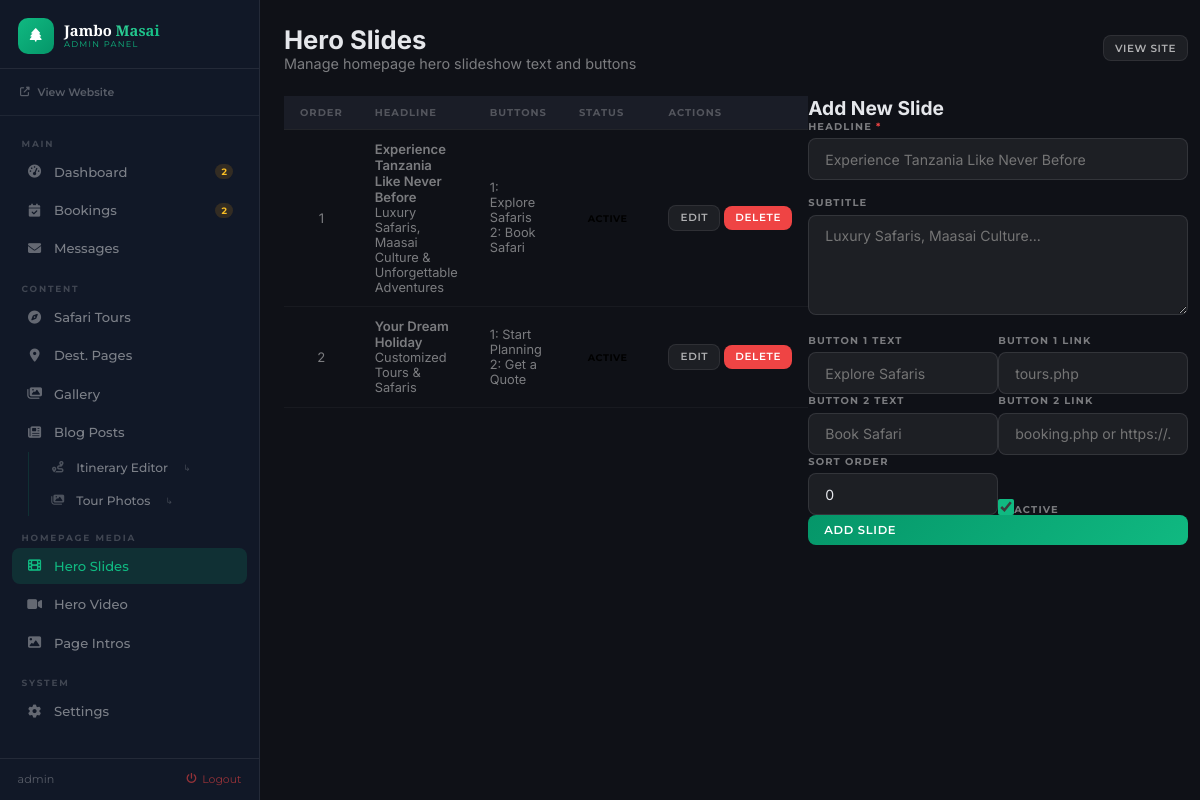
Page /admin/hero-slides.php (signed in) on the committed database.
### tables this page shows
CREATE TABLE IF NOT EXISTS hero_slides (
  id         INT UNSIGNED AUTO_INCREMENT PRIMARY KEY,
  headline   VARCHAR(250) NOT NULL,
  subtitle   VARCHAR(400),
  btn1_text  VARCHAR(80),
  btn1_link  VARCHAR(300),
  btn2_text  VARCHAR(80),
  btn2_link  VARCHAR(300),
  sort_order TINYINT NOT NULL DEFAULT 0,
  active     TINYINT(1) NOT NULL DEFAULT 1,
  created_at DATETIME NOT NULL DEFAULT CURRENT_TIMESTAMP
);

### includes/functions.php (called while the page is built, shortened)
<?php
function url(string $path = ''): string {
    return SITE_URL . '/' . ltrim($path, '/');
}
function truncate(string $text, int $length = 120): string {
    if (strlen($text) <= $length) return $text;
    return rtrim(substr($text, 0, $length)) . '...';
}

### includes/security.php (called while the page is built, shortened)
<?php
function e(mixed $value): string {
    return htmlspecialchars((string)$value, ENT_QUOTES | ENT_HTML5, 'UTF-8');
}

### admin/hero-slides.php (the view, shortened to what this page needs)
<?php
require_once '../includes/functions.php';
require_once '../includes/security.php';
$db = getDB();
$editing  = null;
$slides = $db->query("SELECT * FROM hero_slides ORDER BY sort_order ASC, id ASC")->fetchAll();
?>
<!DOCTYPE html>
<html lang="en">
<head>
  <link rel="stylesheet" href="https://cdnjs.cloudflare.com/ajax/libs/font-awesome/6.5.0/css/all.min.css"><link rel="stylesheet" href="<?= SITE_URL ?>/admin/assets/admin.css">
</head>
<body>
<div class="admin-layout">
  <?php include 'includes/admin_sidebar.php'; ?>
  <main class="admin-main">
    <div class="admin-header">
      <div>
        <h1 style="font-family:var(--font-heading);font-size:1.6rem;color:var(--color-brown);">Hero Slides</h1>
        <p style="color:var(--text-muted);font-size:.9rem;">Manage homepage hero slideshow text and buttons</p>
      </div>
      <a href="<?= url() ?>" class="btn btn--outline btn--sm" target="_blank">View Site</a>
    </div>
    <div style="display:grid;grid-template-columns:1fr 380px;gap:var(--space-8);align-items:start;">
      <div>
        <table class="data-table" style="width:100%;">
          <thead>
            <tr>
              <th>Order</th>
              <th>Headline</th>
              <th>Buttons</th>
              <th>Status</th>
              <th>Actions</th>
            </tr>
          </thead>
          <tbody>
            <?php foreach ($slides as $sl): ?>
            <tr>
              <td style="color:var(--text-muted);text-align:center;"><?= e($sl['sort_order']) ?></td>
              <td>
                <div style="font-weight:600;color:var(--text-dark);"><?= e($sl['headline']) ?></div>
                <div style="font-size:.8rem;color:var(--text-muted);"><?= e(truncate($sl['subtitle'] ?? '', 60)) ?></div>
              </td>
              <td style="font-size:.8rem;color:var(--text-muted);">
                <?php if ($sl['btn1_text']): ?><div>1: <?= e($sl['btn1_text']) ?></div><?php endif; ?>
                <?php if ($sl['btn2_text']): ?><div>2: <?= e($sl['btn2_text']) ?></div><?php endif; ?>
              </td>
              <td>
                <form method="POST" style="display:inline;">
                  <button type="submit" class="badge <?= $sl['active'] ? 'badge--success' : 'badge--warning' ?>" style="cursor:pointer;border:none;background:none;">
                  </button>
                </form>
              </td>
              <td style="white-space:nowrap;">
                <a href="?edit=<?= $sl['id'] ?>" class="btn btn--outline btn--sm">Edit</a>
                <form method="POST" style="display:inline;" onsubmit="return confirm('Delete this slide?');">
                  <button type="submit" class="btn btn--sm" style="background:#ef4444;color:#fff;border:none;">Delete</button>
                </form>
              </td>
            </tr>
            <?php endforeach; ?>
          </tbody>
        </table>
      </div>
      <div style="background:var(--color-white);border-radius:var(--radius-xl);padding:var(--space-8);box-shadow:var(--shadow-md);position:sticky;top:100px;">
        <h2 style="font-family:var(--font-heading);font-size:1.2rem;color:var(--color-brown);margin-bottom:var(--space-6);">
          <?= $editing ? 'Edit Slide' : 'Add New Slide' ?>
        </h2>
        <form method="POST">
          <div class="form-group">
            <label class="form-label">Headline <span style="color:#ef4444;">*</span></label>
            <input type="text" class="form-control" name="headline" required
                   value="<?= e($editing['headline'] ?? '') ?>"
                   placeholder="Experience Tanzania Like Never Before">
          </div>
          <div class="form-group">
            <label class="form-label">Subtitle</label>
            <textarea class="form-control" name="subtitle" rows="2"
                      placeholder="Luxury Safaris, Maasai Culture..."><?= e($editing['subtitle'] ?? '') ?></textarea>
          </div>
          <div style="display:grid;grid-template-columns:1fr 1fr;gap:var(--space-3);margin-bottom:var(--space-4);">
            <div class="form-group" style="margin-bottom:0;">
              <label class="form-label">Button 1 Text</label>
              <input type="text" class="form-control" name="btn1_text"
                     value="<?= e($editing['btn1_text'] ?? '') ?>" placeholder="Explore Safaris">
            </div>
            <div class="form-group" style="margin-bottom:0;">
              <label class="form-label">Button 1 Link</label>
              <input type="text" class="form-control" name="btn1_link"
                     value="<?= e($editing['btn1_link'] ?? '') ?>" placeholder="tours.php">
            </div>
          </div>
          <div style="display:grid;grid-template-columns:1fr 1fr;gap:var(--space-3);margin-bottom:var(--space-4);">
            <div class="form-group" style="margin-bottom:0;">
              <label class="form-label">Button 2 Text</label>
              <input type="text" class="form-control" name="btn2_text"
                     value="<?= e($editing['btn2_text'] ?? '') ?>" placeholder="Book Safari">
            </div>
            <div class="form-group" style="margin-bottom:0;">
              <label class="form-label">Button 2 Link</label>
              <input type="text" class="form-control" name="btn2_link"
                     value="<?= e($editing['btn2_link'] ?? '') ?>" placeholder="booking.php or https://...">
            </div>
          </div>
          <div style="display:grid;grid-template-columns:1fr 1fr;gap:var(--space-3);margin-bottom:var(--space-6);">
            <div class="form-group" style="margin-bottom:0;">
              <label class="form-label">Sort Order</label>
              <input type="number" class="form-control" name="sort_order" min="0" max="99"
                     value="<?= e($editing['sort_order'] ?? 0) ?>">
            </div>
            <div class="form-group" style="margin-bottom:0;display:flex;align-items:flex-end;gap:var(--space-2);">
              <input type="checkbox" id="slide-active" name="active" value="1"
                     <?= (!$editing || $editing['active']) ? 'checked' : '' ?>>
              <label class="form-label" for="slide-active" style="margin-bottom:0;">Active</label>
            </div>
          </div>
          <div style="display:flex;gap:var(--space-3);">
            <button type="submit" class="btn btn--gold w-full"><?= $editing ? 'Update Slide' : 'Add Slide' ?></button>
          </div>
        </form>
      </div>
    </div>
  </main>
</div>
</body>
</html>

### admin/assets/admin.css (style rules this page uses)
*,*::before,*::after { box-sizing:border-box;margin:0;padding:0 }
html { scroll-behavior:smooth }
body { background:#0f1117;color:#e5e7eb;font-family:'Inter','Poppins',sans-serif;overflow-x:hidden;font-size:14px }
:root { --primary:#10b981; --primary-dark:#059669; --primary-light:#34d399; --bg-page:#0f1117; --bg-card:#1a1d27; --bg-card2:#1f2333; --border:rgba(255,255,255,.08); --text:#e5e7eb; --text-muted:rgba(255,255,255,.45); --text-dim:rgba(255,255,255,.25); --sidebar-w:260px; --header-h:64px; --radius:12px; --radius-sm:8px; --radius-lg:16px; --shadow:0 4px 20px rgba(0,0,0,.4); --shadow-sm:0 2px 8px rgba(0,0,0,.3); }
.badge { display:inline-flex;align-items:center;gap:.25rem;font-family:'Montserrat',sans-serif;font-size:.6rem;font-weight:700;padding:.22rem .6rem;border-radius:999px;text-transform:uppercase;letter-spacing:.06em }
input[type=checkbox] { width:16px;height:16px;accent-color:#10b981;cursor:pointer }
.admin-layout { display:flex;min-height:100vh }
.admin-main { flex:1;margin-left:var(--sidebar-w);min-height:100vh;padding:1.5rem;background:var(--bg-page);transition:margin-left .35s }
.admin-header { display:flex;align-items:center;justify-content:space-between;margin-bottom:1.5rem;flex-wrap:wrap;gap:1rem }
.data-table { width:100%;border-collapse:collapse;font-size:.82rem }
.data-table th { font-family:'Montserrat',sans-serif;font-size:.62rem;font-weight:700;text-transform:uppercase;letter-spacing:.1em;color:var(--text-dim);padding:.65rem 1rem;text-align:left;border-bottom:1px solid var(--border);background:var(--bg-card) }
.data-table td { padding:.7rem 1rem;border-bottom:1px solid rgba(255,255,255,.04);vertical-align:middle;color:var(--text-muted) }
.badge { display:inline-flex;font-family:'Montserrat',sans-serif;font-size:.6rem;font-weight:700;padding:.2rem .55rem;border-radius:999px;text-transform:uppercase }
.btn { display:inline-flex;align-items:center;gap:.4rem;font-family:'Montserrat',sans-serif;font-weight:600;font-size:.72rem;letter-spacing:.06em;text-transform:uppercase;padding:.5rem 1rem;border-radius:var(--radius-sm);border:none;cursor:pointer;text-decoration:none;transition:all .25s }
.btn--primary,.btn--gold { background:linear-gradient(135deg,#059669,#10b981);color:#fff }
.btn--outline { background:rgba(255,255,255,.06);color:rgba(255,255,255,.65);border:1px solid var(--border) }
.btn--sm { padding:.35rem .7rem;font-size:.65rem }
.form-group { margin-bottom:1rem }
.form-label { display:block;font-family:'Montserrat',sans-serif;font-size:.62rem;font-weight:700;letter-spacing:.12em;text-transform:uppercase;color:var(--text-muted);margin-bottom:.4rem }
.form-label span { color:#f87171 }
.form-control { width:100%;background:rgba(255,255,255,.06);border:1px solid rgba(255,255,255,.1);color:#e5e7eb;border-radius:var(--radius-sm);padding:.72rem 1rem;font-family:'Inter',sans-serif;font-size:.88rem;outline:none;transition:all .2s;-webkit-appearance:none }
textarea.form-control { resize:vertical;min-height:100px }
.w-full { width:100% }

### rows in the picture
hero_slides: sort_order "1", headline "Experience Tanzania Like Never Before", subtitle "Luxury Safaris, Maasai Culture & Unforgettable Adventures", btn1_text "Explore Safaris", btn2_text "Book Safari"
hero_slides: sort_order "2", headline "Your Dream Holiday", subtitle "Customized Tours & Safaris", btn1_text "Start Planning", btn2_text "Get a Quote"

### other values in the picture
$n[2] "Dashboard"
$n[3] "2"
$n[2] "Bookings"
$n[2] "Messages"
$n[2] "Safari Tours"
$n[2] "Dest. Pages"
$n[2] "Gallery"
$n[2] "Blog Posts"
$sub[2] "Itinerary Editor"
$sub[2] "Tour Photos"
$n[2] "Hero Slides"
$n[2] "Hero Video"
$n[2] "Page Intros"
$_SESSION['admin_user'] "admin"
